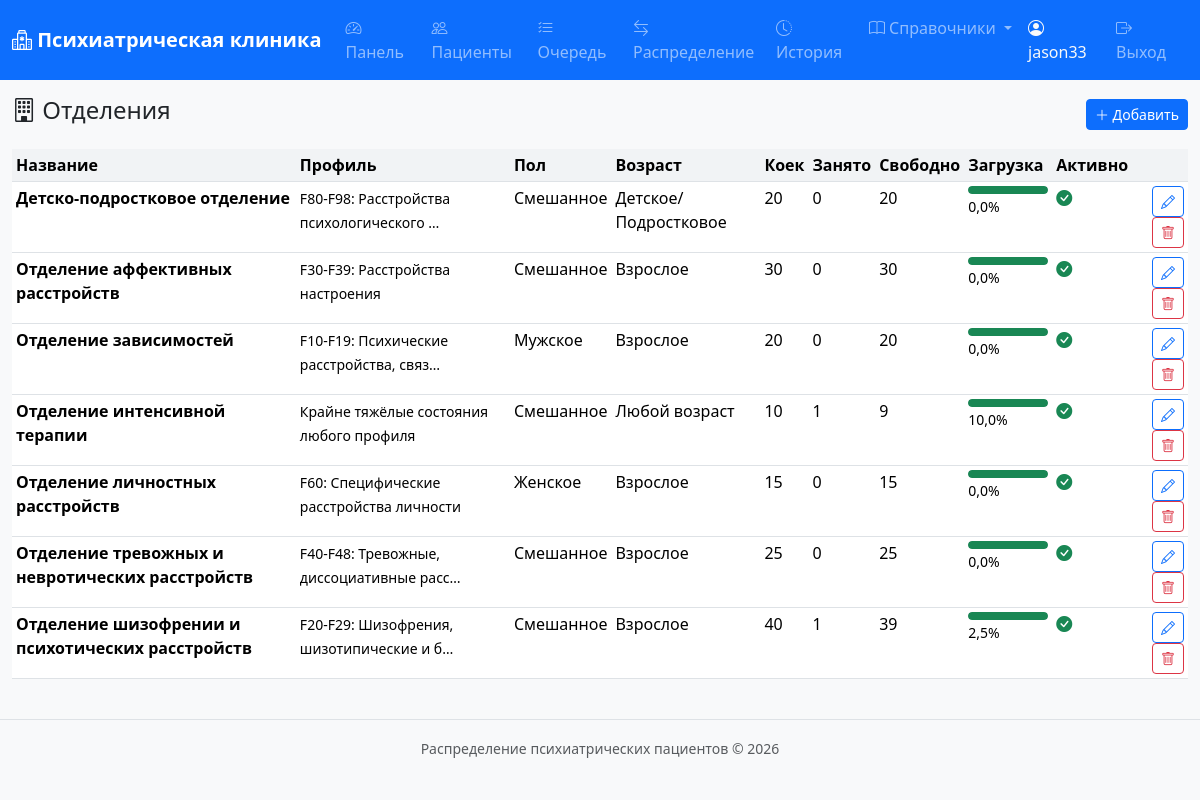
Screenshot of /references/departments/ (signed in) with the database file from the repository.
### apps/accounts/models.py (models this page shows, shortened)
class User(AbstractUser):
    ROLE_CHOICES = [
        ('doctor', 'Врач приёмного отделения'),
        ('senior_nurse', 'Старшая медсестра'),
        ('admin', 'Администратор'),
    ]
    role = models.CharField(max_length=20, choices=ROLE_CHOICES, default='doctor', verbose_name='Роль')
    phone = models.CharField(max_length=20, blank=True, verbose_name='Телефон')
    class Meta:
        verbose_name = 'Пользователь'
        verbose_name_plural = 'Пользователи'

### apps/references/models.py (models this page shows, shortened)
class Department(models.Model):
    GENDER_CHOICES = [
        ('M', 'Мужское'),
        ('F', 'Женское'),
        ('ANY', 'Смешанное'),
    ]
    AGE_CHOICES = [
        ('CHILD', 'Детское/Подростковое'),
        ('ADULT', 'Взрослое'),
        ('ANY', 'Любой возраст'),
    ]
    name = models.CharField(max_length=200, verbose_name='Название отделения')
    profile = models.CharField(max_length=500, blank=True, verbose_name='Профиль (диагнозы)')
    profile_diagnoses = models.ManyToManyField(
        Diagnosis, blank=True, related_name='departments', verbose_name='Профильные диагнозы'
    )
    gender_restriction = models.CharField(
        max_length=3, choices=GENDER_CHOICES, default='ANY', verbose_name='Ограничение по полу'
    )
    age_category = models.CharField(
        max_length=5, choices=AGE_CHOICES, default='ANY', verbose_name='Возрастная категория'
    )
    total_beds = models.PositiveIntegerField(default=0, verbose_name='Общее кол-во коек')
    occupied_beds = models.PositiveIntegerField(default=0, verbose_name='Занято коек')
    is_active = models.BooleanField(default=True, verbose_name='Активно')
    class Meta:
        verbose_name = 'Отделение'
        verbose_name_plural = 'Отделения'
        ordering = ['name']
    @property
    def available_beds(self):
        return max(0, self.total_beds - self.occupied_beds)
    @property
    def occupancy_percent(self):
        if self.total_beds == 0:
            return 0
        return round(self.occupied_beds / self.total_beds * 100, 1)

### apps/references/views.py (the view)
# urls.py: path('departments/', views.department_list_view, name='department_list'),
@login_required
def department_list_view(request):
    items = Department.objects.all()
    return render(request, 'references/department_list.html', {'items': items})

### apps/references/templates/references/department_list.html (shortened to what this page needs)
{% extends "base.html" %}
{% block content %}
<div class="d-flex justify-content-between align-items-center mt-3">
    <h4><i class="bi bi-building"></i> Отделения</h4>
    <a href="{% url 'references:department_create' %}" class="btn btn-primary btn-sm">
        <i class="bi bi-plus-lg"></i> Добавить
    </a>
</div>
<div class="table-responsive mt-3">
    <table class="table table-hover table-sm">
        <thead>
            <tr>
                <th>Название</th>
                <th>Профиль</th>
                <th>Пол</th>
                <th>Возраст</th>
                <th>Коек</th>
                <th>Занято</th>
                <th>Свободно</th>
                <th>Загрузка</th>
                <th>Активно</th>
                <th></th>
            </tr>
        </thead>
        <tbody>
            {% for dept in items %}
            <tr>
                <td><strong>{{ dept.name }}</strong></td>
                <td><small>{{ dept.profile|truncatechars:40|default:"—" }}</small></td>
                <td>{{ dept.get_gender_restriction_display }}</td>
                <td>{{ dept.get_age_category_display }}</td>
                <td>{{ dept.total_beds }}</td>
                <td>{{ dept.occupied_beds }}</td>
                <td>{{ dept.available_beds }}</td>
                <td>
                    <div class="occupancy-bar" style="width: 80px;">
                        <div class="fill {% if dept.occupancy_percent < 50 %}occupancy-low{% elif dept.occupancy_percent < 80 %}occupancy-medium{% else %}occupancy-high{% endif %}"
                             style="width: {{ dept.occupancy_percent }}%"></div>
                    </div>
                    <small>{{ dept.occupancy_percent }}%</small>
                </td>
                <td>
                    {% if dept.is_active %}
                    <i class="bi bi-check-circle-fill text-success"></i>
                    {% else %}
                    <i class="bi bi-x-circle-fill text-danger"></i>
                    {% endif %}
                </td>
                <td class="text-end">
                    <a href="{% url 'references:department_edit' pk=dept.pk %}" class="btn btn-sm btn-outline-primary"><i class="bi bi-pencil"></i></a>
                    <a href="{% url 'references:department_delete' pk=dept.pk %}" class="btn btn-sm btn-outline-danger"><i class="bi bi-trash"></i></a>
                </td>
            </tr>
            {% empty %}
            <tr><td colspan="10" class="text-center text-muted">Отделений нет</td></tr>
            {% endfor %}
        </tbody>
    </table>
</div>
{% endblock %}

### templates/base.html (shortened to what this page needs)
{% load static %}
<!DOCTYPE html>
<html lang="ru">
<head>
    <link href="https://cdn.jsdelivr.net/npm/bootstrap@5.3.3/dist/css/bootstrap.min.css" rel="stylesheet">
    <link href="https://cdn.jsdelivr.net/npm/bootstrap-icons@1.11.3/font/bootstrap-icons.min.css" rel="stylesheet">
    <link href="{% static 'css/style.css' %}" rel="stylesheet">
</head>
<body>
    <nav class="navbar navbar-expand-lg navbar-dark bg-primary">
        <div class="container-fluid">
            <a class="navbar-brand" href="{% url 'home' %}">
                <i class="bi bi-hospital"></i> Психиатрическая клиника
            </a>
            <div class="collapse navbar-collapse" id="navbarNav">
                <ul class="navbar-nav me-auto">
                    {% if user.is_authenticated %}
                    <li class="nav-item">
                        <a class="nav-link" href="{% url 'reports:dashboard' %}">
                            <i class="bi bi-speedometer2"></i> Панель
                        </a>
                    </li>
                    <li class="nav-item">
                        <a class="nav-link" href="{% url 'patients:list' %}">
                            <i class="bi bi-people"></i> Пациенты
                        </a>
                    </li>
                    <li class="nav-item">
                        <a class="nav-link" href="{% url 'distribution:queue' %}">
                            <i class="bi bi-list-check"></i> Очередь
                        </a>
                    </li>
                    <li class="nav-item">
                        <a class="nav-link" href="{% url 'distribution:manual_assign' %}">
                            <i class="bi bi-arrow-left-right"></i> Распределение
                        </a>
                    </li>
                    <li class="nav-item">
                        <a class="nav-link" href="{% url 'distribution:history' %}">
                            <i class="bi bi-clock-history"></i> История
                        </a>
                    </li>
                    <li class="nav-item dropdown">
                        <a class="nav-link dropdown-toggle" href="#" data-bs-toggle="dropdown">
                            <i class="bi bi-book"></i> Справочники
                        </a>
                    </li>
                    {% endif %}
                </ul>
                <ul class="navbar-nav">
                    {% if user.is_authenticated %}
                    <li class="nav-item">
                        <span class="nav-link text-light">
                            <i class="bi bi-person-circle"></i> {{ user.get_full_name|default:user.username }}
                        </span>
                    </li>
                    <li class="nav-item">
                        <a class="nav-link" href="{% url 'accounts:login' %}?logout=1">
                            <i class="bi bi-box-arrow-right"></i> Выход
                        </a>
                    </li>
                    {% else %}
                    <li class="nav-item">
                        <a class="nav-link" href="{% url 'accounts:login' %}">
                            <i class="bi bi-box-arrow-in-right"></i> Вход
                        </a>
                    </li>
                    {% endif %}
                </ul>
            </div>
        </div>
    </nav>
    <div class="container-fluid mt-3">
        {% block content %}{% endblock %}
    </div>
    <footer class="bg-light text-center text-muted py-3 mt-4 border-top">
        <small>Распределение психиатрических пациентов &copy; {% now "Y" %}</small>
    </footer>
</body>
</html>

### static/css/style.css (style rules this page uses)
body { font-family: 'Segoe UI', Tahoma, Geneva, Verdana, sans-serif; background-color: #f8f9fa; }
.navbar-brand { font-weight: 600; }
.table th { background-color: #f1f3f5; font-weight: 600; white-space: nowrap; }
.occupancy-bar { height: 8px; border-radius: 4px; background-color: #dee2e6; overflow: hidden; }
.occupancy-bar .fill { height: 100%; border-radius: 4px; transition: width 0.3s; }
.occupancy-low { background-color: #198754; }

### rows the page displays
User: get_full_name "jason33"
Department: name "Детско-подростковое отделение", profile "F80-F98: Расстройства психологического …", gender_restriction "Смешанное", age_category "Детское/Подростковое", total_beds "20", occupied_beds "0", available_beds "20", occupancy_percent "0,0", is_active True (drawn)
Department: name "Отделение аффективных расстройств", profile "F30-F39: Расстройства настроения", gender_restriction "Смешанное", age_category "Взрослое", total_beds "30", occupied_beds "0", available_beds "30", occupancy_percent "0,0", is_active True (drawn)
Department: name "Отделение зависимостей", profile "F10-F19: Психические расстройства, связ…", gender_restriction "Мужское", age_category "Взрослое", total_beds "20", occupied_beds "0", available_beds "20", occupancy_percent "0,0", is_active True (drawn)
Department: name "Отделение интенсивной терапии", profile "Крайне тяжёлые состояния любого профиля", gender_restriction "Смешанное", age_category "Любой возраст", total_beds "10", occupied_beds "1", available_beds "9", occupancy_percent "10,0", is_active True (drawn)
Department: name "Отделение личностных расстройств", profile "F60: Специфические расстройства личности", gender_restriction "Женское", age_category "Взрослое", total_beds "15", occupied_beds "0", available_beds "15", occupancy_percent "0,0", is_active True (drawn)
Department: name "Отделение тревожных и невротических расстройств", profile "F40-F48: Тревожные, диссоциативные расс…", gender_restriction "Смешанное", age_category "Взрослое", total_beds "25", occupied_beds "0", available_beds "25", occupancy_percent "0,0", is_active True (drawn)
Department: name "Отделение шизофрении и психотических расстройств", profile "F20-F29: Шизофрения, шизотипические и б…", gender_restriction "Смешанное", age_category "Взрослое", total_beds "40", occupied_beds "1", available_beds "39", occupancy_percent "2,5", is_active True (drawn)
